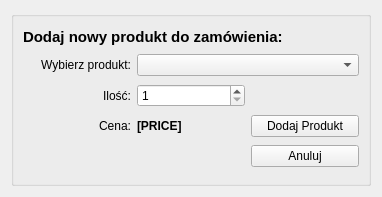
<?xml version="1.0" encoding="UTF-8"?>
<ui version="4.0">
 <class>Form</class>
 <widget class="QWidget" name="Form">
  <property name="geometry">
   <rect>
    <x>0</x>
    <y>0</y>
    <width>382</width>
    <height>197</height>
   </rect>
  </property>
  <property name="focusPolicy">
   <enum>Qt::StrongFocus</enum>
  </property>
  <property name="windowTitle">
   <string>Dodaj Produkt</string>
  </property>
  <layout class="QGridLayout" name="gridLayout_2">
   <item row="0" column="0">
    <widget class="QGroupBox" name="groupBox">
     <property name="title">
      <string/>
     </property>
     <layout class="QGridLayout" name="gridLayout">
      <item row="0" column="0" colspan="3">
       <widget class="QLabel" name="label_7">
        <property name="sizePolicy">
         <sizepolicy hsizetype="Fixed" vsizetype="Fixed">
          <horstretch>0</horstretch>
          <verstretch>0</verstretch>
         </sizepolicy>
        </property>
        <property name="font">
         <font>
          <pointsize>11</pointsize>
          <weight>75</weight>
          <bold>true</bold>
         </font>
        </property>
        <property name="styleSheet">
         <string notr="true"/>
        </property>
        <property name="text">
         <string>Dodaj nowy produkt do zamówienia:</string>
        </property>
       </widget>
      </item>
      <item row="1" column="0">
       <widget class="QLabel" name="label">
        <property name="text">
         <string>Wybierz produkt:</string>
        </property>
        <property name="alignment">
         <set>Qt::AlignRight|Qt::AlignTrailing|Qt::AlignVCenter</set>
        </property>
       </widget>
      </item>
      <item row="2" column="0">
       <widget class="QLabel" name="label_2">
        <property name="text">
         <string>Ilość:</string>
        </property>
        <property name="alignment">
         <set>Qt::AlignRight|Qt::AlignTrailing|Qt::AlignVCenter</set>
        </property>
       </widget>
      </item>
      <item row="2" column="1">
       <widget class="QSpinBox" name="spinBox">
        <property name="minimum">
         <number>1</number>
        </property>
        <property name="maximum">
         <number>1000</number>
        </property>
       </widget>
      </item>
      <item row="3" column="2">
       <widget class="QPushButton" name="addButton">
        <property name="text">
         <string>Dodaj Produkt</string>
        </property>
       </widget>
      </item>
      <item row="4" column="2">
       <widget class="QPushButton" name="cancelButton">
        <property name="text">
         <string>Anuluj</string>
        </property>
       </widget>
      </item>
      <item row="1" column="1" colspan="2">
       <widget class="QComboBox" name="comboBox">
        <property name="currentIndex">
         <number>-1</number>
        </property>
        <property name="insertPolicy">
         <enum>QComboBox::InsertAfterCurrent</enum>
        </property>
       </widget>
      </item>
      <item row="3" column="0">
       <widget class="QLabel" name="label_3">
        <property name="text">
         <string>Cena:</string>
        </property>
        <property name="alignment">
         <set>Qt::AlignRight|Qt::AlignTrailing|Qt::AlignVCenter</set>
        </property>
       </widget>
      </item>
      <item row="3" column="1">
       <widget class="QLabel" name="labelPrice">
        <property name="font">
         <font>
          <weight>75</weight>
          <bold>true</bold>
         </font>
        </property>
        <property name="text">
         <string>[PRICE]</string>
        </property>
       </widget>
      </item>
     </layout>
    </widget>
   </item>
  </layout>
 </widget>
 <resources/>
 <connections/>
</ui>
